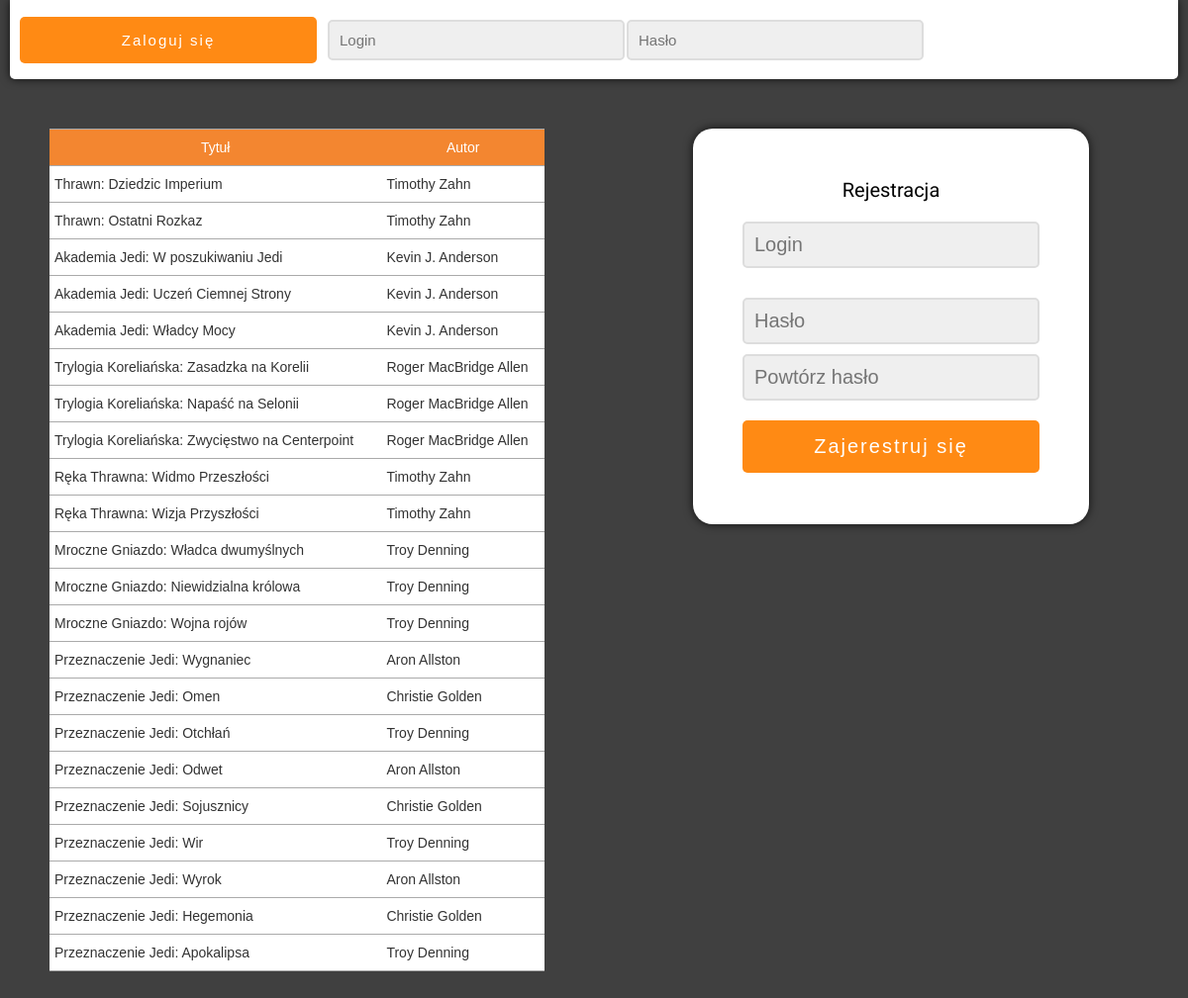
The page / on the database its author committed.
### tables this page shows
CREATE TABLE books (
    id INTEGER PRIMARY KEY NOT NULL AUTO_INCREMENT,
    title VARCHAR(50) NOT NULL,
    series VARCHAR(50),
    author VARCHAR(50) NOT NULL,
    available INTEGER NOT NULL,
    rental_period INTEGER NOT NULL
) DEFAULT CHARSET=utf8 COLLATE=utf8_unicode_ci;

### user_php_scripts/login_table_books.php (the view, shortened to what this page needs)
<?php
    require_once "administrator/connect.php";
    $connection = @new mysqli($host, $db_user, $db_password, $db_name);
    if ($connection->connect_errno != 0)
    {
        echo "Error: " . $connection->connect_errno;
    }
    else
    {
        if ($result = $connection->query("SELECT * FROM books WHERE available = 1"))
        {
            while($row = mysqli_fetch_array($result))
            {
                echo "<tr><td>" . $row['series'] . ": " . $row['title'] . "</td><td>" . $row['author'] . "</td></tr>";
            }
        }
    }
?>

### index.php (shortened to what this page needs)
<!DOCTYPE html>
<html lang="en">
<head>
    <link rel="stylesheet" href="css/login_panel.css">
    <link rel="stylesheet" href="css/login_inputs.css">
    <link rel="stylesheet" href="css/table.css">
</head>
<body>
    <div id="container_login">
        <form action="user_php_scripts/authorization.php" method="post">
            <input type="submit" value="Zaloguj się">
            <input type="text" name="login" placeholder="Login">
            <input type="password" name="password" placeholder="Hasło">
        </form>
    </div>
    <div id="container_row">
        <div id="containter_table">
        <table class="tg">
            <tr>
                <th class="tg-c3ow">Tytuł</th>
                <th class="tg-c3ow">Autor</th>
            </tr>
            <?php require_once "user_php_scripts/login_table_books.php" ?>
        </table>
    </div>
    </div>
    <div id="container_row">
        <div id="container_register">
            <header>Rejestracja</header>
            <form action="user_php_scripts/register_new_user.php" method="post">
                <input type="text" name="login" placeholder="Login">
                <input type="password" name="password" placeholder="Hasło">
                <input type="password" name="re_password" placeholder="Powtórz hasło" id="re_password">
                <input type="submit" value="Zajerestruj się">
            </form>
        </div>
    </div>
</body>
</html>

### css/login_panel.css (style rules this page uses)
body { background: #404040; background-attachment: fixed; color: #ffffff; font-family: 'Roboto', sans-serif; font-size: 20px; margin: 0; padding: 0; }
header { width: 300px; color: #ffffff; text-align: center; font-size: 20px; color: #000000; margin-bottom: 20px; }
#container_row { width: 50%; height: calc(200vh - 80px); float: left; position: relative; }
#container_login { width: calc(100% - 20px); height: 80px; margin: 0 auto; background: #fff; position: relative; border-bottom-right-radius: 5px; border-bottom-left-radius: 5px; -webkit-box-shadow: 0px 0px 10px 0px rgba(0,0,0,0.75); -moz-box-shadow: 0px 0px 10px 0px rgba(0,0,0,0.75); box-shadow: 0px 0px 10px 0px rgba(0,0,0,0.75); }
#container_register { background-color: #ffffff; color: #000000; width: 300px; height: 300px; padding: 50px; top: 0; bottom: 0; left: 0; right: 0; position: absolute; margin: auto; margin-top: 50px; border-radius: 20px; -webkit-box-shadow: 0px 0px 10px 0px rgba(0,0,0,0.75); -moz-box-shadow: 0px 0px 10px 0px rgba(0,0,0,0.75); box-shadow: 0px 0px 10px 0px rgba(0,0,0,0.75); }

### css/login_inputs.css (style rules this page uses)
input[type=text], input[type=password] { background-color: #efefef; color: #666666; width: 300px; border: 2px solid #dddddd; border-radius: 5px; font-size: 20px; padding: 10px; box-sizing: border-box; outline: none; }
input[type=password] { margin-top: 10px; }
#container_login input[type=text], #container_login input[type=password], #container_login input[type=submit] { font-size: 15px; margin: 19.5px 1px; float: left; }
#container_login input[type=submit] { margin: 16.5px 10px; }
#container_register input[type=text] { margin-bottom: 20px; }
input[type=submit] { width: 300px; background-color: hsl(30, 100%, 54%); font-size: 20px; color: #ffffff; padding: 15px 10px; margin-top: 20px; border: none; border-radius: 5px; cursor: pointer; letter-spacing: 2px; outline: none; }

### css/table.css (style rules this page uses)
#containter_table { width: 500px; top: 0; bottom: 0; left: 0; right: 0; position: absolute; margin: 0 auto; margin-top: 50px; }
.tg { width: 500px; border-collapse:collapse;border-spacing:0;border-color:#aaa; }
.tg td { font-family:Arial, sans-serif;font-size:14px;padding:10px 5px;border-style:solid;border-width:0px;overflow:hidden;word-break:normal;border-top-width:1px;border-bottom-width:1px;border-color:#aaa;color:#333;background-color:#fff; }
.tg th { font-family:Arial, sans-serif;font-size:14px;font-weight:normal;padding:10px 5px;border-style:solid;border-width:0px;overflow:hidden;word-break:normal;border-top-width:1px;border-bottom-width:1px;border-color:#aaa;color:#fff;background-color:#f38630; }
.tg .tg-c3ow { border-color:inherit;text-align:center;vertical-align:top }

### rows shown on the page
books: series "Thrawn", title "Dziedzic Imperium", author "Timothy Zahn"
books: series "Thrawn", title "Ostatni Rozkaz", author "Timothy Zahn"
books: series "Akademia Jedi", title "W poszukiwaniu Jedi", author "Kevin J. Anderson"
books: series "Akademia Jedi", title "Uczeń Ciemnej Strony", author "Kevin J. Anderson"
books: series "Akademia Jedi", title "Władcy Mocy", author "Kevin J. Anderson"
books: series "Trylogia Koreliańska", title "Zasadzka na Korelii", author "Roger MacBridge Allen"
books: series "Trylogia Koreliańska", title "Napaść na Selonii", author "Roger MacBridge Allen"
books: series "Trylogia Koreliańska", title "Zwycięstwo na Centerpoint", author "Roger MacBridge Allen"
books: series "Ręka Thrawna", title "Widmo Przeszłości", author "Timothy Zahn"
books: series "Ręka Thrawna", title "Wizja Przyszłości", author "Timothy Zahn"
books: series "Mroczne Gniazdo", title "Władca dwumyślnych", author "Troy Denning"
books: series "Mroczne Gniazdo", title "Niewidzialna królowa", author "Troy Denning"
books: series "Mroczne Gniazdo", title "Wojna rojów", author "Troy Denning"
books: series "Przeznaczenie Jedi", title "Wygnaniec", author "Aron Allston"
books: series "Przeznaczenie Jedi", title "Omen", author "Christie Golden"
books: series "Przeznaczenie Jedi", title "Otchłań", author "Troy Denning"
books: series "Przeznaczenie Jedi", title "Odwet", author "Aron Allston"
books: series "Przeznaczenie Jedi", title "Sojusznicy", author "Christie Golden"
books: series "Przeznaczenie Jedi", title "Wir", author "Troy Denning"
books: series "Przeznaczenie Jedi", title "Wyrok", author "Aron Allston"
books: series "Przeznaczenie Jedi", title "Hegemonia", author "Christie Golden"
books: series "Przeznaczenie Jedi", title "Apokalipsa", author "Troy Denning"
